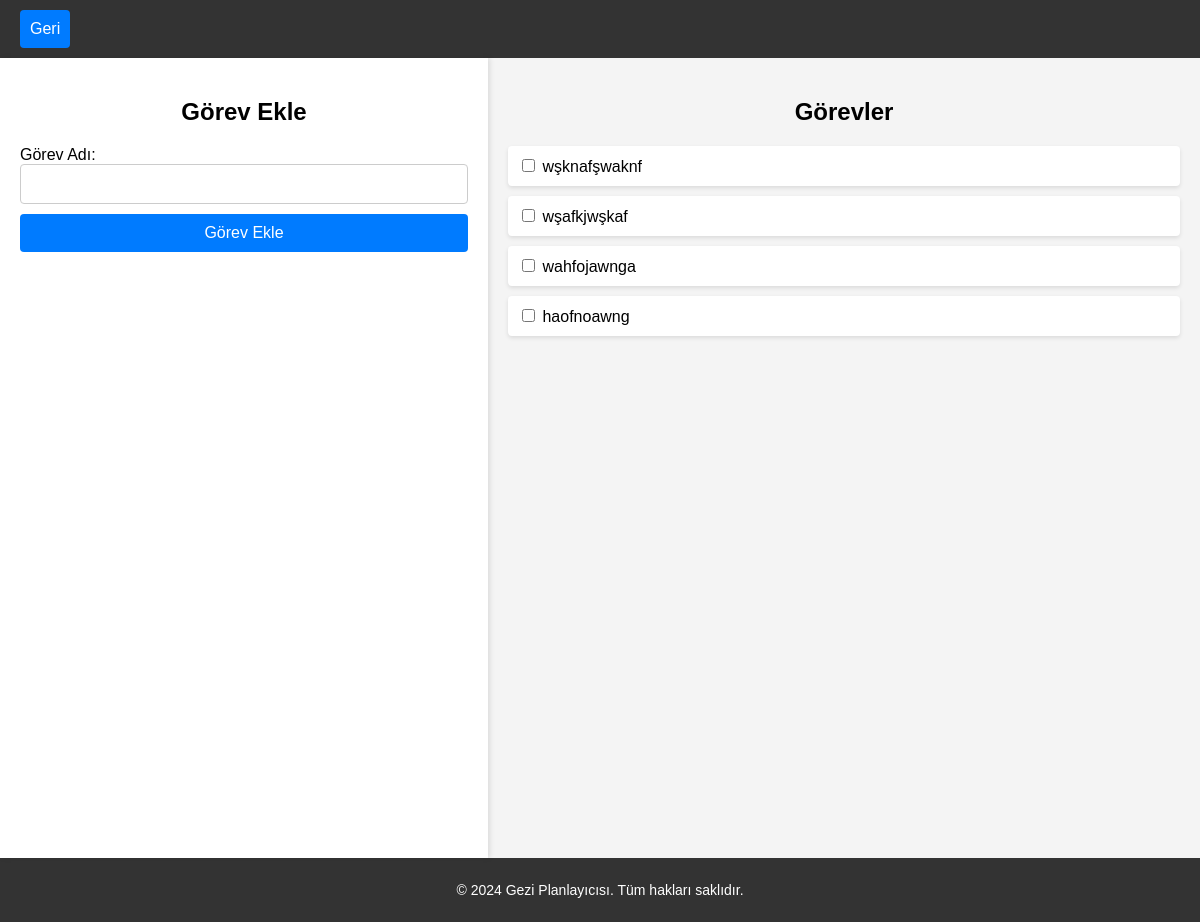
/get_hedef, run on an earlier commit of the app's database.
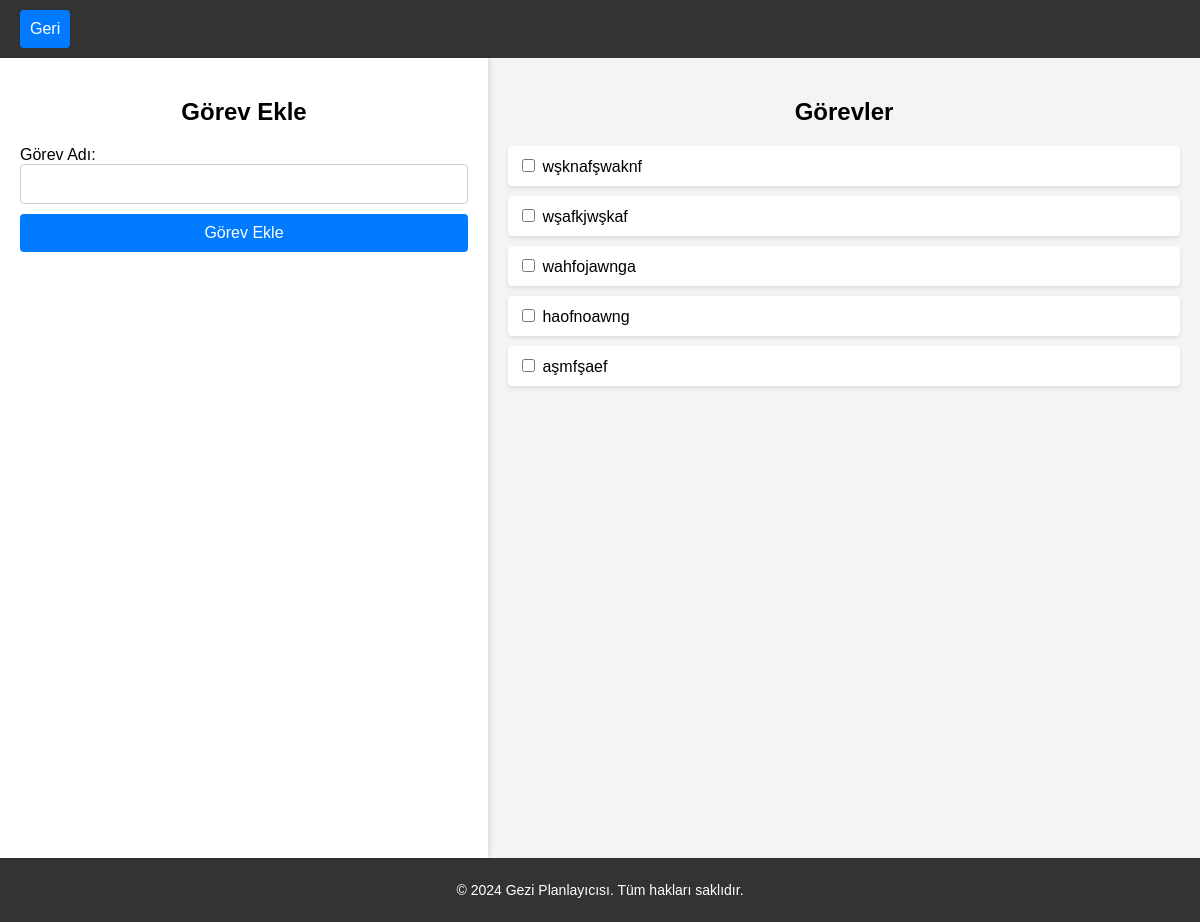
And on a later commit of the database.
### tables this page shows
CREATE TABLE "hedefler" (
	"hedef_ID"	INTEGER NOT NULL,
	"hedef"	TEXT,
	PRIMARY KEY("hedef_ID" AUTOINCREMENT)
);

### app.py (the view)
@app.route('/get_hedef')
def get_hedef():
    conn = get_db_connection()
    tasks = conn.execute('SELECT * FROM hedefler').fetchall()  # Tüm görevleri al
    conn.close()
    return render_template("gezilecekyerler.html", tasks=tasks)

### app.py (called while the page is built)
def get_db_connection():
    conn = sqlite3.connect('users.db')
    conn.row_factory = sqlite3.Row     # Veritabanı dosyasının adı
    return conn

### templates/gezilecekyerler.html (shortened to what this page needs)
<!DOCTYPE html>
<html lang="tr">
<head>
    <link rel="stylesheet" href="static/gorev.css">
</head>
<body>
    <header>
        <div class="navbar">
            <button id="gezecek-geribtn" class="login-btn" onclick="window.location.href='/profile';">Geri</button>
        </div>
    </header>
    <div class="container">
        <div class="left-panel">
            <h2>Görev Ekle</h2>
            <form action="/add_task" method="POST">
                <label for="task">Görev Adı:</label>
                <input type="text" id="task" name="task" required>
                <button id="hedefekle-btn" type="submit">Görev Ekle</button>
            </form>
        </div>
        <div class="right-panel">
            <h2>Görevler</h2>
            <ul>
                {% for task in tasks %}
                <li>
                    <input name="chechbox" type="checkbox" id="task-{{ task['hedef_ID'] }}" onclick="saveCheckedTasks({{ task['hedef_ID'] }})">
                    <label name="hedef" for="task-{{ task['hedef_ID'] }}">{{ task['hedef'] }}</label>
                </li>
                {% endfor %}
            </ul>
        </div>
    </div>
    <footer>
        <p>&copy; 2024 Gezi Planlayıcısı. Tüm hakları saklıdır.</p>
    </footer>
</body>
</html>

### static/gorev.css (style rules this page uses)
body { margin: 0; font-family: Arial, sans-serif; background-color: #f4f4f4; }
.container { display: flex; height: 100vh; }
.left-panel { width: 40%; padding: 20px; background-color: #fff; box-shadow: 2px 0 5px rgba(0, 0, 0, 0.1); }
h2 { text-align: center; margin-bottom: 20px; }
form { display: flex; flex-direction: column; }
input[type="text"] { padding: 10px; margin-bottom: 10px; font-size: 16px; border: 1px solid #ccc; border-radius: 4px; }
button { padding: 10px; background-color: #007bff; color: white; border: none; border-radius: 4px; font-size: 16px; cursor: pointer; }
.right-panel { width: 60%; padding: 20px; }
ul { list-style-type: none; padding: 0; }
li { background-color: #fff; padding: 10px; margin-bottom: 10px; border-radius: 4px; box-shadow: 0 2px 4px rgba(0, 0, 0, 0.1); }
header { background-color: #333; padding: 10px 20px; color: white; }
footer { background-color: #333; color: white; text-align: center; padding: 10px 0; font-size: 14px; }

What changed in the data, as far as the page shows it:
added hedefler: hedef "aşmfşaef"
